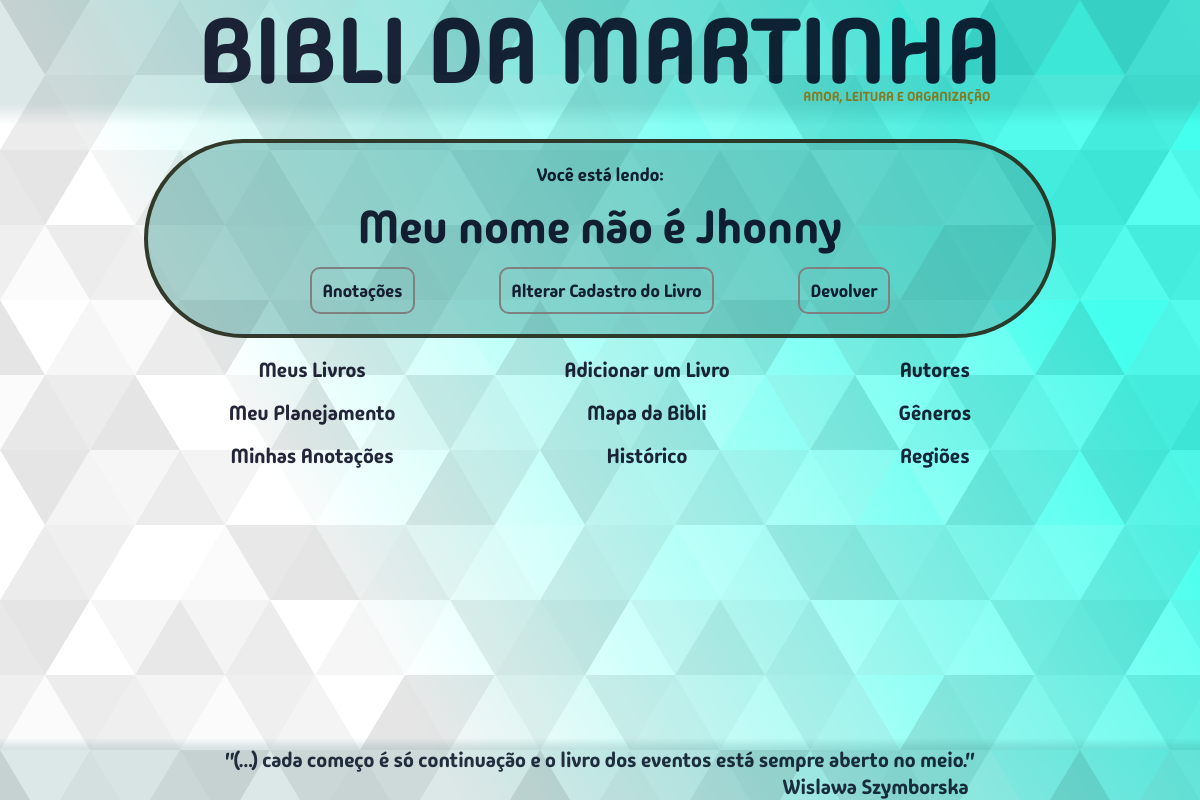
The app's page /, older data.
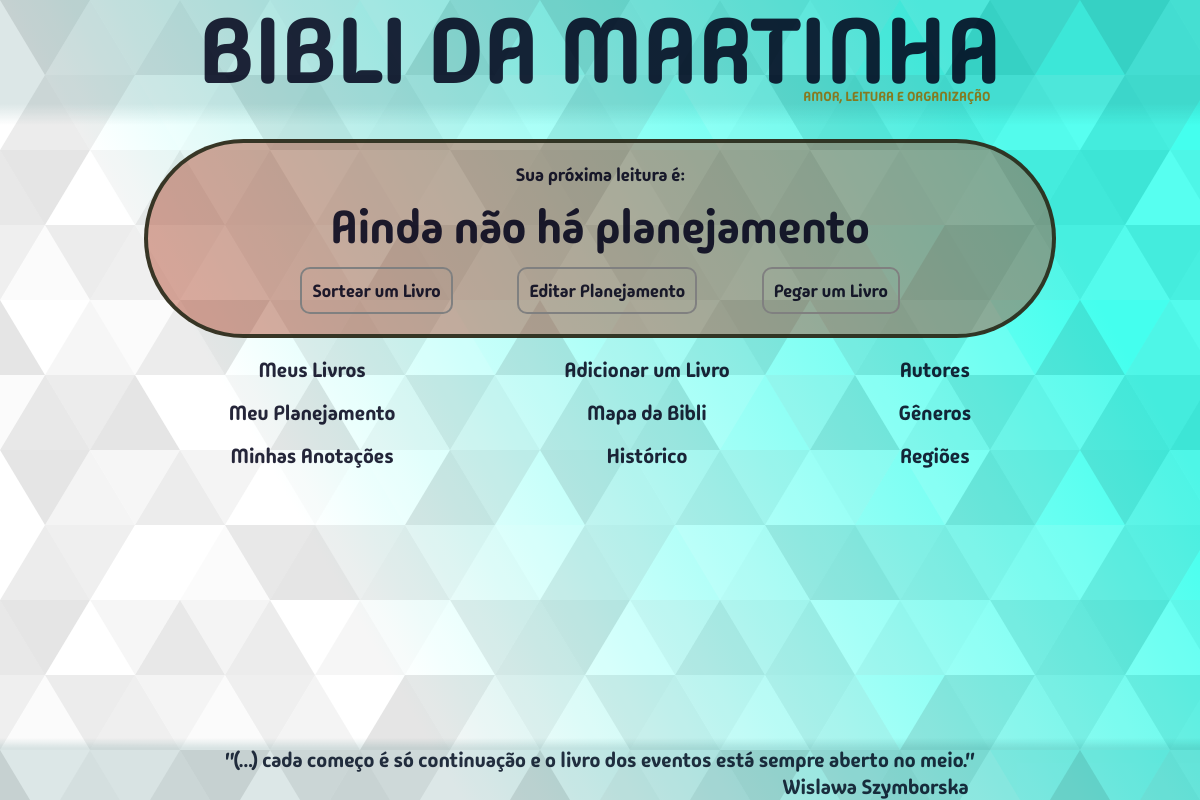
The same page, newer data.
### bibm/models.py (models this page shows, shortened)
class Livro(models.Model):
    titulo = models.CharField(max_length=300, unique=True)
    editora = models.CharField(max_length=300, blank=True, null=True)
    autor = models.ForeignKey(Autor, on_delete=models.SET_DEFAULT, default=1)
    genero = models.ForeignKey(Genero, on_delete=models.SET_DEFAULT, default=1)
    tema = models.CharField(max_length=600, blank=True, null=True)
    lendo = models.BooleanField(default=False)
    lido = models.BooleanField(default=False)
    data_leitura = models.DateField(blank=True, null=True)
    leria_de_novo = models.BooleanField(default=False)
    notas = [(1,"1"),(2,"2"),(3,"3"),(4,"4"),(5,"5"),(6,"6"),(7,"7"),(8,"8"),(9,"9"),(10,"10")]
    classificacao = models.IntegerField(choices=notas, blank=True, null=True)
    endereco = models.ForeignKey(Endereco, on_delete=models.SET_NULL, blank=True, null=True)
    data_compra = models.DateField(null=True)
    regiao = models.ForeignKey(Regiao, on_delete=models.SET_DEFAULT, default=2)
    comentario = models.TextField(blank=True, null=True)
    planejamento = models.PositiveIntegerField(unique=True, blank=True, null=True)

### bibm/views.py (the view)
# urls.py: 2. Add a URL to urlpatterns:  path('', views.home, name='home')
def home(request):
    request = zerar_session(request)
    context = context_home()
    return render(request, "bibm/pages/meumeu.html", context)

### bibm/views.py (called while the page is built)
def context_home():
    livros_lendo = Livro.objects.filter(lendo=True)
    livros_planejamento = Livro.objects.filter(planejamento=1)
    mostrar_lendo = False
    mostrar_planejamento = False
    if len(livros_lendo) > 0:
        mostrar_lendo = True
    else:
        if len(livros_planejamento) > 0:
            mostrar_planejamento = True
    context = {
        "livros_lendo": livros_lendo,
        "livros_planejamento": livros_planejamento,
        "mostrar_lendo": mostrar_lendo,
        "mostrar_planejamento": mostrar_planejamento,
    }
    return context

def zerar_session(request):
    info_livro = request.session.get("info_livro")
    if info_livro:
        del(request.session["info_livro"])
    return request

### bibm/templates/bibm/pages/meumeu.html
{% extends "bibm/estru.html" %}
{% block content %}
	{% include "bibm/partials/meumeuPrimeiraFrase.html" %}
	{% for livro in livros_lendo %}
		{% include "bibm/partials/meumeuTituloSeLendo.html" %}
	{% empty %}
		{% for livro in livros_planejamento %}
			{% include "bibm/partials/meumeuTituloComPlan.html" %}
		{% empty %}
			{% include "bibm/partials/meumeuTituloSemPlan.html" %}
		{% endfor %}
	{% endfor %}
</div>
{% include "bibm/partials/meumeuMenu.html" %}
{% endblock content %}

### bibm/templates/bibm/partials/meumeuTituloSeLendo.html (shortened to what this page needs)
<span class="livro-lendo">
	{{ livro.titulo }}
</span>
<div class="opcoes-livro-atual">
	<div class="opc-livro-atual">
		<span class="btn-menu-grande btn-azul">
			<a href="{% url 'bibm:add_anotacao' livro.id %}">
				Anotações
			</a>
		</span>
	</div>
	<div class="opc-livro-atual">
		<span class="btn-menu-grande btn-azul">
			<a href="{% url "bibm:editar_um_livro" livro.id %}">
				Alterar Cadastro do Livro
			</a>
		</span>
	</div>
	<div class="opc-livro-atual">
		{% if devolvendo and livro.id == livro_id %}
			{% if classificacao %}
			<form action="{% url 'bibm:devolver_sim' %}" method="POST" class="form-classificacao">
				{% csrf_token %}
				<span>{{ form_classificacao.as_p }}</span>
				<input type="hidden" name="livro_id" value = "{{livro.id}}">
				<div class="form-devolver-sim">
					<button type="submit" class="btn-medio btn-azul">Devolver</button>
				</div>
			</form>
			{% else %}
			<span class="pergunta-se-leu">Você terminou de ler?</span>
			<div class="sim-nao-devolver-box">
					{% comment %} <a href="{% url 'bibm:devolver_sim_classificacao' livro.id %}">Sim</a> {% endcomment %}
					<form action="{% url 'bibm:devolver_sim_classificacao' livro.id %}" method="get">
						{% csrf_token %}
						<input type="hidden" name="livro_id" value="{{livro.id}}">
						<button class="btn-medio btn-azul" type="submit">Sim</button>
					</form>
					<form action="{% url 'bibm:devolver_nao' %}" method="post">
						{% csrf_token %}
						<input type="hidden" name="livro_id" value="{{livro.id}}">
						<button class="btn-medio btn-azul" type="submit">Não</button>
					</form>
			</div>
			{% endif %}
		{% else %}
		<span class="btn-menu-grande btn-azul">
			<a href="{% url 'bibm:devolver' livro.id %}">Devolver</a>
		</span>
		{% endif %}
	</div>
</div>

Row changes from the older to the newer data that the page shows:
no longer on this page (row edited): Livro: titulo "Meu nome não é Jhonny"
Text that changed along with them:
text no longer shown: "Você está lendo:"
text now shown: "Sua próxima leitura é: Ainda não há planejamento Sortear um Livro Editar Planejamento Pegar um Livro"
